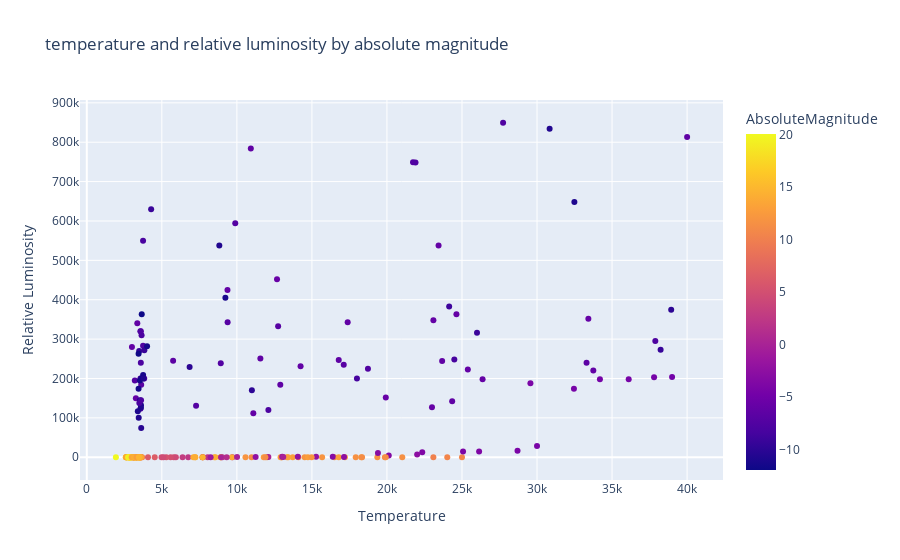

The cell this chart's notebook holds for it:
### Code cell
###PLOT###
fig = px.scatter(df, x="Temperature", y="Relative Luminosity", color="AbsoluteMagnitude", title="temperature and relative luminosity by absolute magnitude")
fig.show()

### Figure 1 — Plotly figure (JSON) as saved in the notebook; plotly's stock layout.template omitted (floating-point values rounded to 4 significant figures; data arrays with more than 128 entries replaced by an {"elided": "..."} marker saying what was removed)
{"data": [{"hovertemplate": "Temperature=%{x}<br>Relative Luminosity=%{y}<br>AbsoluteMagnitude=%{marker.color}<extra></extra>", "legendgroup": "", "marker": {"color": {"elided": "240 float values"}, "coloraxis": "coloraxis", "symbol": "circle"}, "mode": "markers", "name": "", "orientation": "v", "showlegend": false, "type": "scatter", "x": {"elided": "240 int values"}, "xaxis": "x", "y": {"elided": "240 float values"}, "yaxis": "y"}], "layout": {"autosize": true, "coloraxis": {"colorbar": {"title": {"text": "AbsoluteMagnitude"}}, "colorscale": [[0, "#0d0887"], [0.1111, "#46039f"], [0.2222, "#7201a8"], [0.3333, "#9c179e"], [0.4444, "#bd3786"], [0.5556, "#d8576b"], [0.6667, "#ed7953"], [0.7778, "#fb9f3a"], [0.8889, "#fdca26"], [1, "#f0f921"]]}, "legend": {"tracegroupgap": 0}, "title": {"text": "temperature and relative luminosity by absolute magnitude"}, "xaxis": {"anchor": "y", "autorange": true, "domain": [0, 1], "range": [-354.3, 42290.0], "title": {"text": "Temperature"}, "type": "linear"}, "yaxis": {"anchor": "x", "autorange": true, "domain": [0, 1], "range": [-70100.0, 919500.0], "title": {"text": "Relative Luminosity"}, "type": "linear"}}}
